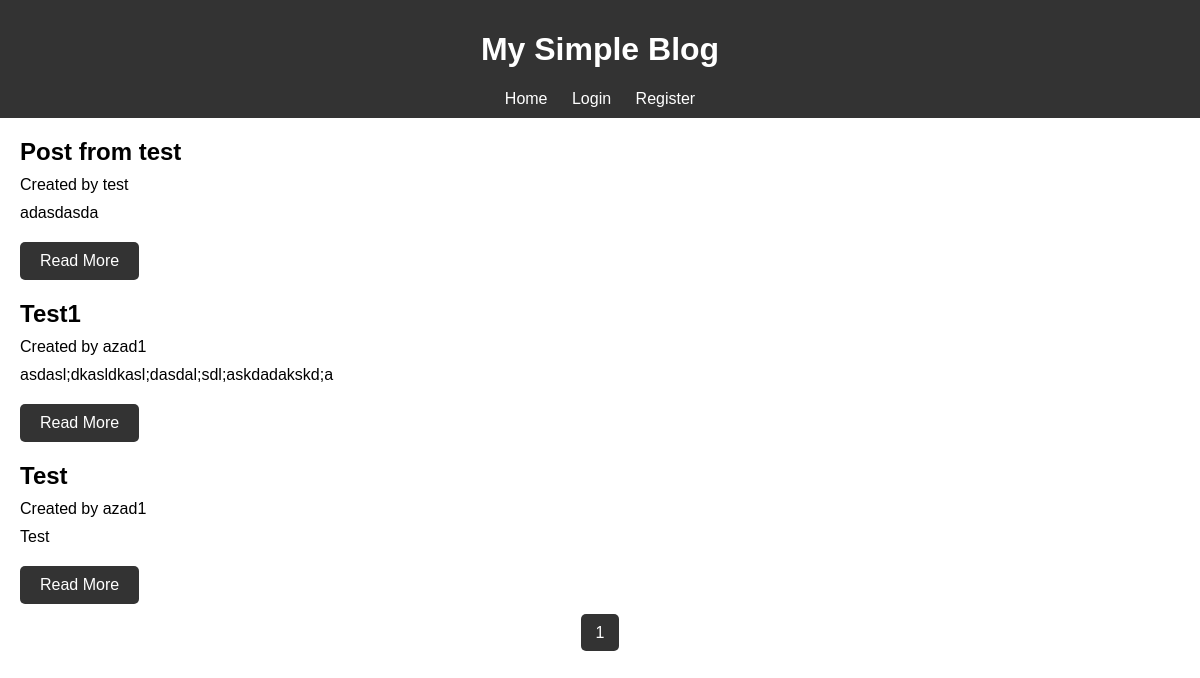
The app's page /, older data.
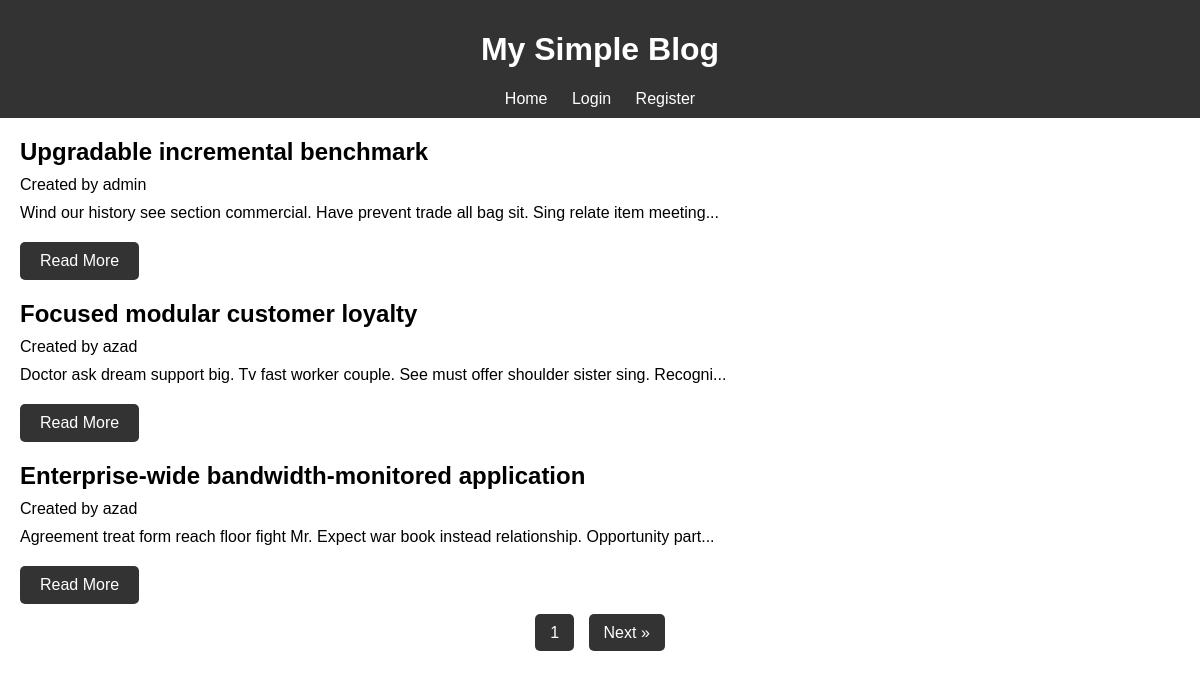
The same page, newer data.
### post/models.py (models this page shows, shortened)
class Post(models.Model):
    title = models.CharField(max_length=200 , unique=True)
    content = models.TextField()
    created_at = models.DateField(auto_now_add=True)
    created_by = models.ForeignKey(CustomUser , on_delete=models.CASCADE)

### users/models.py (models this page shows, shortened)
class CustomUser(AbstractUser):
    username = models.CharField('username',max_length=150,unique=True)
    USERNAME_FIELD = 'username'
    REQUIRED_FIELDS = []
    objects = CustomUserManager()

### home/views.py (the view)
# urls.py: path('' , IndexView.as_view(),  name='index'),
class IndexView(View):
    template = 'index.html'
    def get(self, request: HttpRequest):
        posts = Post.objects.all().order_by('-pk')
        paginator = Paginator(posts , 3)
        page = request.GET.get('page','1')
        page_obj  = paginator.get_page(page)
        return render(request , self.template , context={'blogs':posts , 'page_obj':page_obj})

### post/templatetags/custom_filters.py (called while the page is built)
@register.filter
def truncate_with_dots(value, max_length=100):
    if len(value) > max_length:
        return value[:max_length - 3] + '...'
    return value

### home/templates/index.html (shortened to what this page needs)
{% extends 'base.html' %}
{% load custom_filters %}
{% block content %}
    {% if blogs %}
    <div id="blog-posts">
        {% for post in page_obj %}
        <article>
            <h2>{{ post.title }}</h2>
            <p>Created by {{post.created_by.username}}</p>
            <p>{{ post.content|truncate_with_dots:100 }}</p>
            <a href="{% url 'post_detail' post.pk %}" class="button">Read More</a>
        </article>
        {% endfor %}
        <div class="pagination">
            <a href="#">{{ page_obj.number }}</a>
            {% if page_obj.has_next %}
            <a href="?page={{ page_obj.next_page_number }}">Next »</a>
            {% endif %}
        </div>
    </div>
    {% else %}
    <div id="no-blogs">
        <p>No blog posts available at the moment. Please check back later.</p>
    </div>
    {% endif %}
{% endblock %}

### base_templates/base.html (shortened to what this page needs)
<!DOCTYPE html>
{% load static %}
<html lang="en">
<head>
    <link rel="stylesheet" href="{% static 'style.css' %}">
</head>
<body>
    <header>
        <h1>My Simple Blog</h1>
        <nav>
            <a href="{% url 'index' %}">Home</a>
            {% if user.is_authenticated %}
                <span>Welcome, {{ user.username }}!</span>
                <a href="{% url 'change-password' %}">Change Password</a>
                <a href="{% url 'logout' %}">Logout</a>
                <a href="{% url 'post_create' %}">Create A Post</a>
            {% else %}
            <a href="{% url 'login' %}">Login</a>
            <a href="{% url 'register' %}">Register</a>
            {% endif %}
        </nav>
    </header>
    <main>
        {% block content %}
        {% endblock %}
    </main>
</body>
</html>

### static/style.css (style rules this page uses)
body { font-family: Arial, sans-serif; margin: 0; padding: 0; }
header { background: #333; color: #fff; padding: 10px; text-align: center; }
nav a { color: #fff; margin: 0 10px; text-decoration: none; }
main { padding: 20px; }
article { margin-bottom: 20px; }
article h2 { margin: 0; }
article p { margin: 10px 0; }
.button { display: inline-block; padding: 10px 20px; margin-top: 10px; background: #333; color: #fff; text-decoration: none; border-radius: 5px; }
.pagination { margin: 20px 0; text-align: center; }
.pagination a { margin: 0 5px; padding: 10px 15px; background: #333; color: #fff; text-decoration: none; border-radius: 5px; }

Row changes from the older to the newer data that the page shows:
removed Post: title "Post from test", created_by.username "test", content "adasdasda"
removed Post: title "Test1", created_by.username "azad1", content "asdasl;dkasldkasl;dasdal;sdl;askdadakskd;a"
removed Post: title "Test", created_by.username "azad1", content "Test"
added Post: title "Upgradable incremental benchmark", created_by.username "admin", content "Wind our history see section commercial. Have prevent trade all bag sit. Sing relate item meeting..."
added Post: title "Focused modular customer loyalty", created_by.username "azad", content "Doctor ask dream support big. Tv fast worker couple. See must offer shoulder sister sing. Recogni..."
added Post: title "Enterprise-wide bandwidth-monitored application", created_by.username "azad", content "Agreement treat form reach floor fight Mr. Expect war book instead relationship. Opportunity part..."
Text that changed along with them:
text now shown: "Next »"
